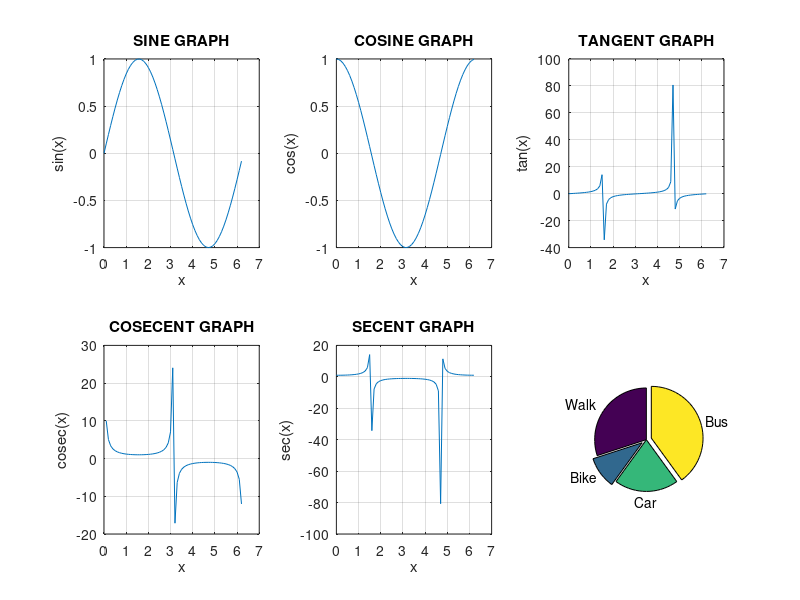

Here is the MATLAB script that generated this plot:
%% Question 1
x = [1 2 4 2 4 6 2 ];
y = [3 1 3 4 5 2 2 ];
plot(x,y);

%% Question 2
x1 = [1 2 3];
y1 = [1 2 3];
x2 = [2 1 4];
y2 = [1 3 2];
plot(x1, y1, 'g', x2, y2, 'y'), grid on, legend('Plot 1', 'Plot 2'), 
xlabel('X Axis'), ylabel('Y Axis'), title('Question 2');

%% Question 3 Part 1
x = 0 : 0.1 : 4*pi;
y = sin(x);
z = cos(x);
plot(sin(x), 'r'), grid on, xlabel('x'), ylabel('sin(x)'),title('SINE CURVE');

%% Question 3 Part 2
plot(x,z), grid on, xlabel('x'), ylabel('cos(x)'),title('COSINE CURVE');

%% Question 3 Part 3
plot(x, y, 'g', x, z, 'r'), grid on, legend('sin(x)', 'cos(x)'), 
xlabel('x'), title('Question 3');

%% Question 5
x = 0 : 0.1 : 2*pi;
subplot(2,3,1)
plot(x, sin(x)), xlabel('x'), ylabel('sin(x)'), title('SINE GRAPH'), grid on;
subplot(2,3,2)
plot(x, cos(x)), xlabel('x'), ylabel('cos(x)'), title('COSINE GRAPH'), grid on;
subplot(2,3,3)
plot(x, tan(x)), xlabel('x'), ylabel('tan(x)'), title('TANGENT GRAPH'), grid on;
subplot(2,3,4)
plot(x, csc(x)), xlabel('x'), ylabel('cosec(x)'), title('COSECENT GRAPH'), grid on;
subplot(2,3,5)
plot(x, sec(x)), xlabel('x'), ylabel('sec(x)'), title('SECENT GRAPH'), grid on;
subplot(2,3,6)
plot(x, cot(x)), xlabel('x'), ylabel('cot(x)'), title('COTANGET GRAPH'), grid on;

%% Question 6
x = -10 : 0.01: 10;
y = 3*x.^4 + 2*x.^3 + 7*x.^2 + 2*x + 9;
plot(x,y), xlabel('x'), ylabel('f(x)'), title('Question 6'), grid on


%% Question 7
x = -10 : 0.01: 10;
y1 = 2 - (x - 3).^2;
y2 = x/2 + 1;
plot(x, y1, 'g', x, y2, 'r'), grid on, legend('Plot 1', 'Plot 2'), 
xlabel('X Axis'), ylabel('Y Axis'), title('Question 7');

%% Question 8
data = [9, 3, 6, 12];
bar(data);
set(gca, 'xtickLabel',{'Walk', 'Bike', 'Car', 'Bus'});

%% Question 8 Pie Chart
labels = {'Walk', 'Bike', 'Car', 'Bus'};
explode = [0 1 0 1];
pie(data,explode,labels);